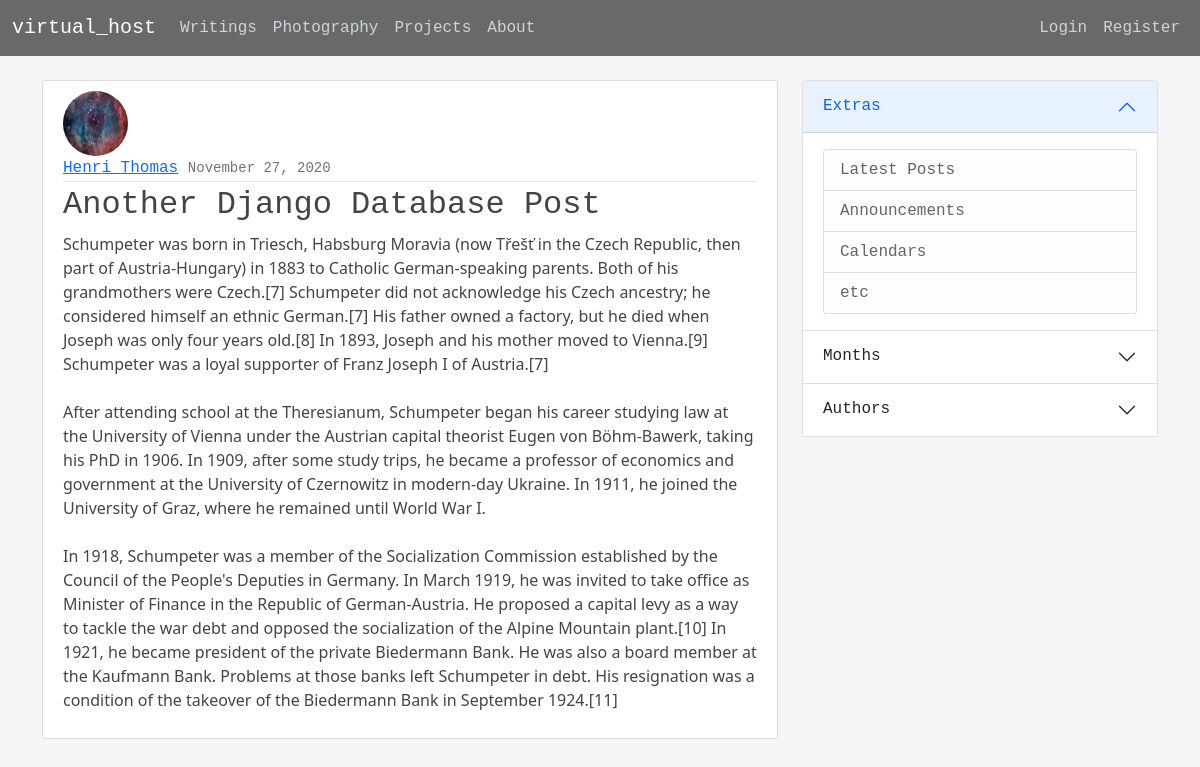
The page /post/2/another-django-db-post/ on the database its author committed.
### blog/models.py (models this page shows, shortened)
class Post(models.Model):
    title = models.CharField(max_length=250)
    content = models.TextField()
    content_display = models.TextField(max_length=125)
    date_posted = models.DateTimeField(default=timezone.now)
    author = models.ForeignKey(User, on_delete=models.CASCADE)
    slug = models.SlugField(max_length=50)

### users/models.py (models this page shows, shortened)
class Profile(models.Model):
    user = models.OneToOneField(User, on_delete=models.CASCADE)
    bio = models.TextField()
    image = models.ImageField(default='default.jpg', upload_to='profile_pics')

### blog/views.py (the view)
# urls.py: path('post/<int:pk>/', PostDetailView.as_view(), name='single-post'),
class PostDetailView(DetailView):
    model = Post
    context_object_name = 'post'
    query_pk_and_slug = True
    def get_context_data(self, **kwargs):
        context = super().get_context_data(**kwargs)
        context['title'] = self.object.title
        return context

### blog/templates/blog/post_detail.html (shortened to what this page needs)
{% extends "blog/base.html" %}
{% block content %}
    <article class="media content-section">
        <img class="rounded-circle article-img" src="{{ post.author.profile.image.url }}">
        <div class="media-body">
            <div class="d-flex justify-content-between article-metadata">
                <div>
                    <a class="mr-2" href="#">{{ post.author.first_name }} {{ post.author.last_name }}</a>
                    <small class="text-muted">{{ post.date_posted|date:'F d, Y' }}</small>
                </div>
            </div>
            <h2>{{ post.title }}</h2>
            <p class="article-content">{{ post.content }} </p>
        </div>
    </article>
{% endblock content %}

### blog/static/blog/main.css (style rules this page uses)
body { background: whitesmoke; margin-top: 5rem; }
h1, h2, h3, h4, h5, h6 { color: #444444; font-family: monospace; }
.content-section { background: #ffffff; padding: 10px 20px; border: 1px solid #dddddd; border-radius: 3px; margin-bottom: 20px; }
.article-content { color: #444444; white-space: pre-line; }
.article-img { height: 65px; width: 65px; margin-right: 16px; }
.article-metadata { padding-bottom: 1px; margin-bottom: 4px; border-bottom: 1px solid #e3e3e3; font-family: monospace; }

### rows shown on the page
Post: author.profile.image (picture), author.first_name "Henri", author.last_name "Thomas", date_posted "November 27, 2020", title "Another Django Database Post", content "Schumpeter was born in Triesch, Habsburg Moravia (now Třešť in the Czech Republic, then part of Austria-Hungary) in 1883 to Catholic German-speaking parents. Both of his grandmothers were Czech.[7] Schumpeter did not acknowledge his Czech ancestry; he considered himself an ethnic German.[7] His father owned a factory, but he died when Joseph was only four years old.[8] In 1893, Joseph and his mother moved to Vienna.[9] Schumpeter was a loyal supporter of Franz Joseph I of Austria.[7] After attending school at the Theresianum, Schumpeter began his career studying law at the University of Vienna under the Austrian capital theorist Eugen von Böhm-Bawerk, taking his PhD in 1906. In 1909, after…"
